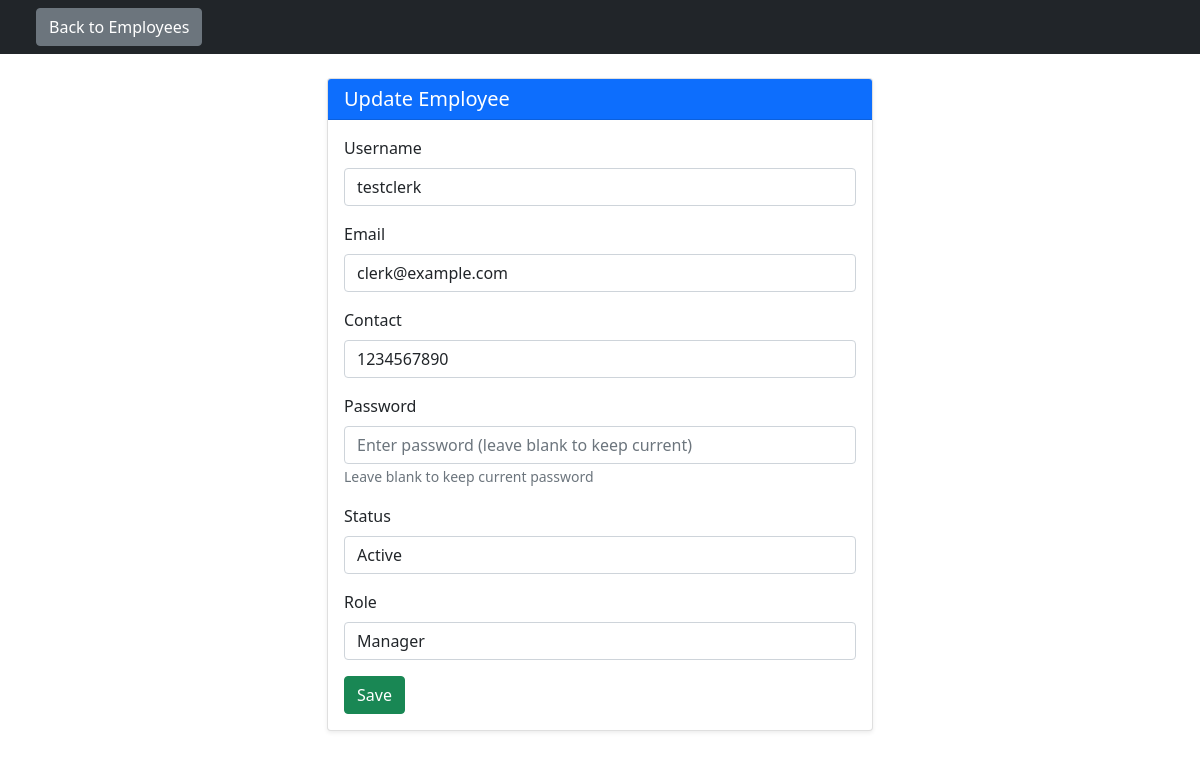
Page /employees/3/update/ (signed in) on the committed database.
### users/models.py (models this page shows, shortened)
class Employee(models.Model):
    STATUS_CHOICES = [
        ('ACTIVE', 'Active'),
        ('FROZEN', 'Frozen'),
    ]
    user = models.OneToOneField(
        User,
        on_delete=models.CASCADE,
        null=True,
        blank=True
    )
    role = models.ForeignKey(
        Group,
        on_delete=models.SET_NULL,
        null=True,
        blank=True
    )
    username = models.CharField(max_length=150)
    email = models.EmailField(unique=True)
    contact = models.CharField(max_length=15)
    password = models.CharField(max_length=128)
    joining_date = models.DateField(auto_now_add=True)
    status = models.CharField(
        max_length=10,
        choices=STATUS_CHOICES,
        default='ACTIVE'
    )

### users/views.py (the view)
# urls.py: path('employees/<int:pk>/update/', login_required(views.employee_update), name='employee_update'),
@login_required
@user_passes_test(can_manage_employees)
def employee_update(request, pk):
    emp = get_object_or_404(Employee, pk=pk)
    if request.method == 'POST':
        form = EmployeeForm(request.POST, instance=emp)
        if form.is_valid():
            emp = form.save(commit=False)
            emp.save()
            if emp.user:
                emp.user.username = emp.email
                emp.user.email = emp.email
                new_password = form.cleaned_data.get('password')
                if new_password:
                    emp.user.set_password(new_password)
                role = form.cleaned_data.get('role')
                if role:
                    emp.user.groups.clear()
                    emp.user.groups.add(role)
                emp.user.save()
            messages.success(request, f"Employee '{emp.username}' updated successfully!")
            return redirect('employee_list')
    else:
        form = EmployeeForm(instance=emp)
    return render(request, 'users/employee_form.html', {
        'form': form,
        'title': 'Update Employee',
        'employee': emp,
    })

### users/forms.py (shortened to what this page needs)
class EmployeeForm(forms.ModelForm):
    role = forms.ModelChoiceField(
        queryset=Group.objects.all(),
        required=False,
        empty_label="Select Role",
        widget=forms.Select(attrs={'class': 'form-control'})
    )
    password = forms.CharField(
        required=False,
        widget=forms.PasswordInput(attrs={'class': 'form-control', 'placeholder': 'Enter password (leave blank to keep current)'})
    )
    class Meta:
        model = Employee
        fields = ['username', 'email', 'contact', 'status', 'role'] # Removed password from model binding
        widgets = {
            'username': forms.TextInput(attrs={'class': 'form-control', 'placeholder': 'Enter username'}),
            'email': forms.EmailInput(attrs={'class': 'form-control', 'placeholder': 'Enter email'}),
            'contact': forms.TextInput(attrs={'class': 'form-control', 'placeholder': 'Enter contact'}),
            'status': forms.Select(attrs={'class': 'form-control'}),
        }

### users/views.py (called while the page is built)
def is_manager(user):
    return user.groups.filter(name='Manager').exists() or user.is_superuser

def can_manage_employees(user):
    return is_manager(user)

### users/templates/users/employee_form.html (shortened to what this page needs)
{% extends 'users/base.html' %}
{% block navbar_actions_left %}
<a href="{% url 'employee_list' %}" class="btn btn-secondary">
     Back to Employees
</a>
{% endblock %}
{% block content %}
<div class="row justify-content-center">
    <div class="col-md-6">
        <div class="card shadow-sm">
            <div class="card-header bg-primary text-white">
                <h5 class="mb-0">{{ title }}</h5>
            </div>
            <div class="card-body">
                <form method="POST">
                    <div class="mb-3">
                        <label class="form-label">Username</label>
                        {{ form.username }}
                    </div>
                    <div class="mb-3">
                        <label class="form-label">Email</label>
                        {{ form.email }}
                    </div>
                    <div class="mb-3">
                        <label class="form-label">Contact</label>
                        {{ form.contact }}
                    </div>
                    <div class="mb-3">
                        <label class="form-label">Password</label>
                        {{ form.password }}
                        <small class="text-muted">Leave blank to keep current password</small>
                    </div>
                    <div class="mb-3">
                        <label class="form-label">Status</label>
                        {{ form.status }}
                    </div>
                    {% if form.role %}
                    <div class="mb-3">
                        <label class="form-label">Role</label>
                        {{ form.role }}
                    </div>
                    {% endif %}
                    <button type="submit" class="btn btn-success">Save</button>
                </form>
            </div>
        </div>
    </div>
</div>
{% endblock %}

### rows in the picture
Employee: username "testclerk", email "clerk@example.com", contact "1234567890", status "Active", role "Manager"

### other values in the picture
{{ title }} "Update Employee"
